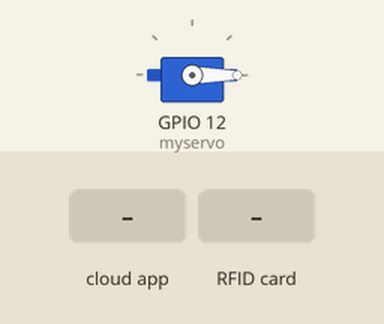
Simulated run of this sketch. Board: ESP32. On the bench: servo. Inputs (shaded band) come from the test bench. What the sketch prints to the serial monitor is not drawn.

Above: at 4.7 s.
4.8 s: the phone or cloud app sets smart_door to 1
At 5.2 s:
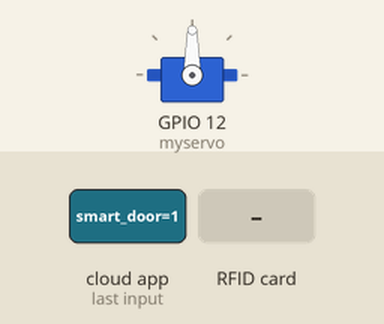
6.4 s: RFID card 30 9B BB 5D held to the reader
At 12.8 s:
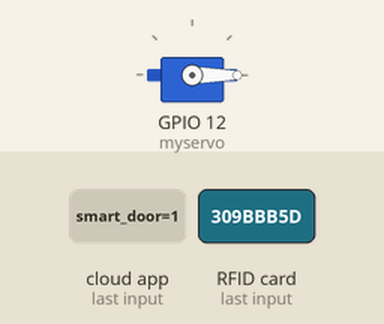
Timing chart, 0 to 13.9 s (numbered marks = the images above; inputs shaded):
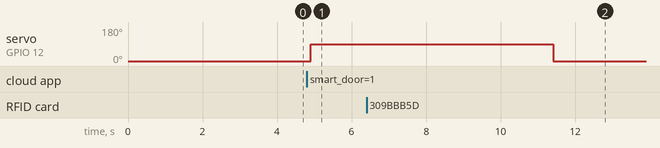

Measured:
- after the input at 4.8 s, servo on GPIO 12 (myservo): 0° → 90° after 0.11 s
- after the input at 6.4 s, servo on GPIO 12 (myservo): 90° → 0° after 5.0 s

The sketch:

IoT_Smart_Lock.ino
```cpp
#include <AdafruitIO_WiFi.h> // Library to connect Adafruit IO with WiFi
#include <WiFi.h> // ESP32 WiFi library
#include <ESP32Servo.h>
#include <SPI.h>
#include <MFRC522.h>

#define RST_PIN 27
#define SS_PIN 5

/******** Adafruit IO Config ***********/
#define IO_USERNAME "Akhilk12"    // Replace with your Adafruit IO username
#define IO_KEY "aio_kmcT63S4IDnIK5dPBHrHHMLLyd9c" // Replace with your Adafruit IO key

/******** WiFi Config **************/
#define WIFI_SSID "Abcd"          // Your WiFi SSID
#define WIFI_PASS "a#@2Aa"

AdafruitIO_WiFi io(IO_USERNAME, IO_KEY, WIFI_SSID, WIFI_PASS);

// Set up the Adafruit IO feed for servo control
AdafruitIO_Feed *control_servo_feed = io.feed("smart_door");
MFRC522 mfrc522(SS_PIN, RST_PIN); // Create MFRC522 instance
Servo myservo;

int lock_status = LOW; // Door lock status: LOW = locked, HIGH = unlocked
const String AUTHORIZED_UID = "30 9B BB 5D"; // Authorized UID

// Function to lock the door
void lockDoor() {
  myservo.write(0); // Servo to locked position
  lock_status = LOW;
  Serial.println("Door Locked.");
}

// Function to unlock the door
void unlockDoor() {
  myservo.write(90); // Servo to unlocked position
  lock_status = HIGH;
  Serial.println("Door Unlocked.");
}

void setup() {
  Serial.begin(9600); // Start the serial connection
  delay(2000);
  Serial.println();

  //-----------------------------------------------------
  SPI.begin(); // Initiate SPI bus
  mfrc522.PCD_Init(); // Initiate MFRC522

  // Connect to Adafruit IO
  Serial.print("Connecting to Adafruit IO");
  io.connect();

  myservo.attach(12); // Attach servo to pin 12
  lockDoor(); // Ensure the door starts in the locked position

  //------------------------------------------------------
  control_servo_feed->onMessage(handleMessage);

  // Wait for a connection to Adafruit IO
  while(io.status() < AIO_CONNECTED) {
    Serial.print(".");
    delay(500);
  }
  Serial.println();
  Serial.println("Connected to Adafruit IO!");
}

void loop() {
  io.run();

  // Look for new cards
  if (!mfrc522.PICC_IsNewCardPresent()) {
    return;
  }

  // Select one of the cards
  if (!mfrc522.PICC_ReadCardSerial()) {
    return;
  }

  // Show UID on serial monitor
  Serial.print("UID tag : ");
  String content = "";
  for (byte i = 0; i < mfrc522.uid.size; i++) {
    content += String(mfrc522.uid.uidByte[i] < 0x10 ? " 0" : " ");
    content += String(mfrc522.uid.uidByte[i], HEX);
  }
  content.trim(); // Remove extra spaces
  content.toUpperCase(); // Ensure consistency
  Serial.println(content);

  // Check if the scanned UID matches the authorized UID
  if (content == AUTHORIZED_UID) {
    Serial.println("Access Granted.");
    if (lock_status == LOW) {
      unlockDoor();
      delay(5000); // Keep the door unlocked for 5 seconds
      lockDoor();
    } else {
      Serial.println("Door is already unlocked.");
    }
  } else {
    Serial.println("Access Denied. Unauthorized card.");
  }

  // Halt PICC to stop reading
  mfrc522.PICC_HaltA();
}

// Function to handle received feed data
void handleMessage(AdafruitIO_Data *data) {
  // Print the received value (on/off) to the Serial Monitor
  Serial.print("Received: ");
  Serial.println(data->value());

  if (data->toInt() == 1) {
    // If the IoT dashboard sends a HIGH signal (switch ON)
    myservo.write(90); // Set the servo to 90 degrees
  } else {
    // If the IoT dashboard sends a LOW signal (switch OFF)
    myservo.write(0); // Set the servo to 0 degrees
  }
}
```
